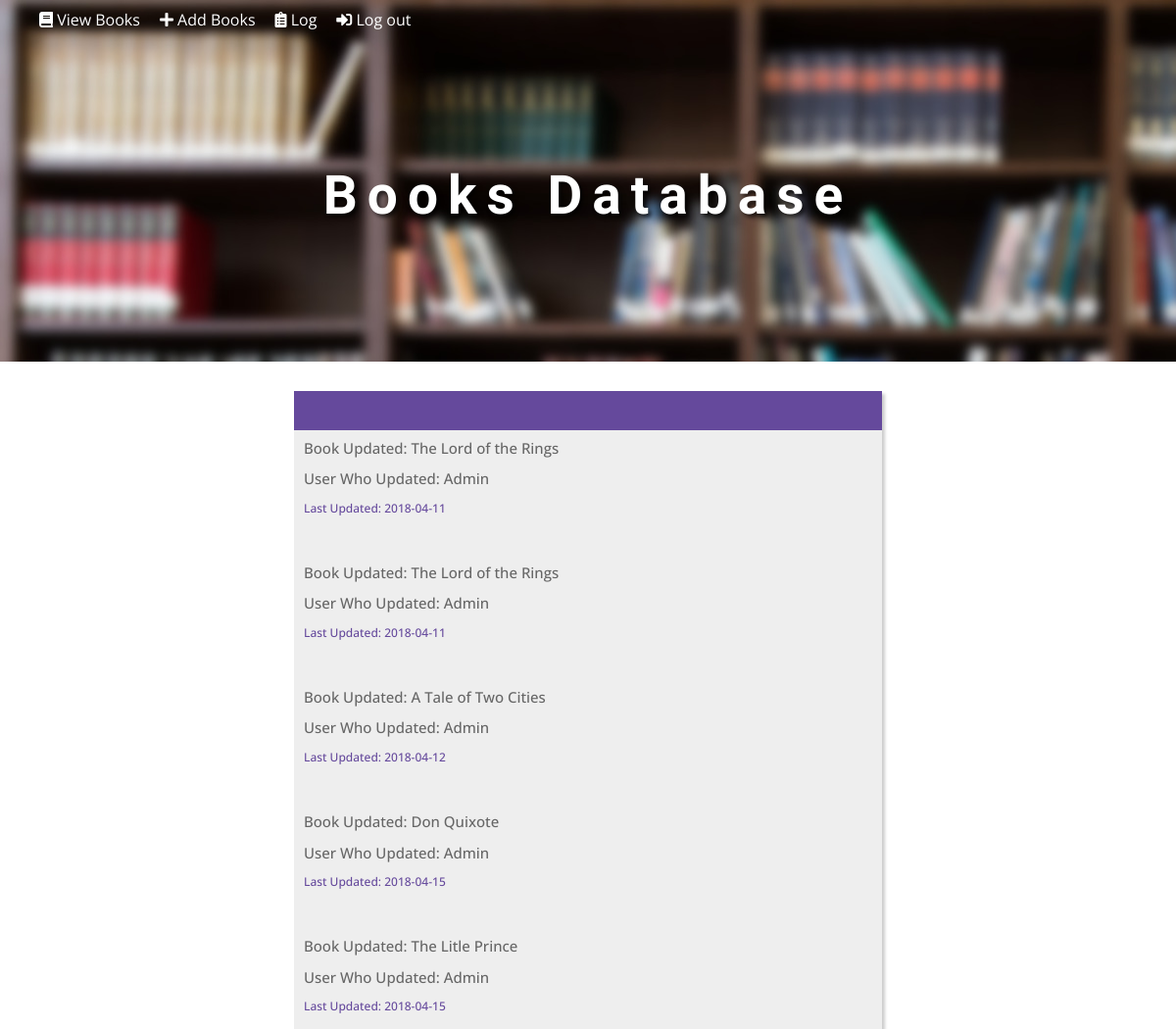
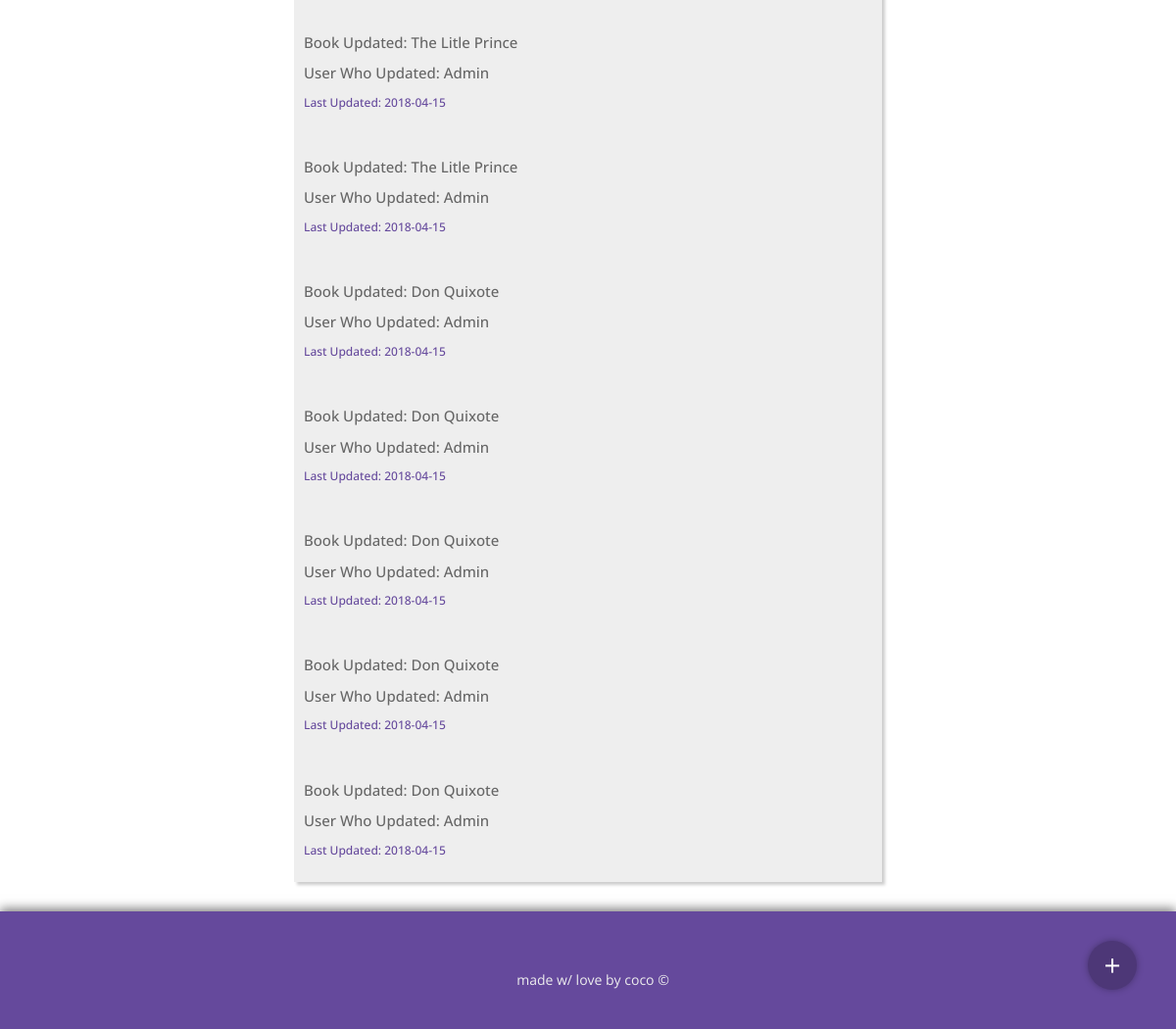
Screenshot of /model/log.php (signed in) with the database file from the repository (2 pictures, top to bottom).
### tables this page shows
CREATE TABLE `update` (
  `UpdateID` int(10) UNSIGNED NOT NULL,
  `BookID` int(10) UNSIGNED NOT NULL,
  `Username` varchar(20) NOT NULL,
  `LastUpdated` date NOT NULL
);

CREATE TABLE `book` (
  `BookID` int(10) UNSIGNED NOT NULL,
  `BookTitle` varchar(255) NOT NULL,
  `OriginalTitle` varchar(255) DEFAULT NULL,
  `YearofPublication` int(4) NOT NULL DEFAULT '0',
  `Genre` varchar(30) NOT NULL,
  `MillionsSold` int(10) UNSIGNED NOT NULL,
  `LanguageWritten` varchar(30) NOT NULL,
  `AuthorID` int(10) UNSIGNED NOT NULL,
  `Cover` varchar(255) DEFAULT NULL
);

### model/log.php (the view, shortened to what this page needs)
<?php
include 'db.php';
include '../view/header.php';
include '../view/navigation.php';
?>
<?php
$log = "select * from `update` inner join book on Book.BookID = `update`.BookID";
$stmt = $conn->prepare($log);
$stmt->execute();
$logresult = $stmt->fetchAll(PDO::FETCH_ASSOC);
?>
<div class="note">
<?php
foreach($logresult as $logrow) {
echo'
<h1>   Book Updated:  ' . $logrow['BookTitle'] . '  </h1>
<h2>  User Who Updated:   ' . $logrow['Username'] . '    				  </h2>
<h3> Last Updated: ' . $logrow['LastUpdated'] . ' </h3><hr>
';
}
?>
</div>
<a href="../view/add.php" title="Add New Book" class="floater">+</a>
<?php
include '../view/footer.php';
?>

### view/style.css (style rules this page uses)
*, a { transition: ease-in-out .2s; }
body { font-family: "Open Sans"; font-weight: 400; }
a, .login .notice a { color: var(--accent); }
.floater { background: var(--darkaccent); color: #fff; font-size: 30px; text-align: center; line-height: 50px; border-radius: 200px; width: 50px; height: 50px; position: fixed; bottom: 40px; right: 40px; box-shadow: 0px 0px 7px rgba(0,0,0,0.3); }
h1, h2, h3 { padding: 5px; margin: 5px; text-align: left; }
h1, h2 { font-size: 15px; color: #666; }
h3 { font-size: 12px; color: var(--accent); }
.note { background: #eee; font-size: 20px; width: 50%; margin: 30px auto; border-top: 40px solid var(--accent); box-shadow: 3px 3px 3px rgba(0,0,0,0.2) }

### rows the page displays
update: BookID.BookTitle "The Lord of the Rings", Username "Admin", LastUpdated "2018-04-11"
update: BookID.BookTitle "The Lord of the Rings", Username "Admin", LastUpdated "2018-04-11"
update: BookID.BookTitle "A Tale of Two Cities", Username "Admin", LastUpdated "2018-04-12"
update: BookID.BookTitle "Don Quixote", Username "Admin", LastUpdated "2018-04-15"
update: BookID.BookTitle "The Litle Prince", Username "Admin", LastUpdated "2018-04-15"
update: BookID.BookTitle "The Litle Prince", Username "Admin", LastUpdated "2018-04-15"
update: BookID.BookTitle "The Litle Prince", Username "Admin", LastUpdated "2018-04-15"
update: BookID.BookTitle "Don Quixote", Username "Admin", LastUpdated "2018-04-15"
update: BookID.BookTitle "Don Quixote", Username "Admin", LastUpdated "2018-04-15"
update: BookID.BookTitle "Don Quixote", Username "Admin", LastUpdated "2018-04-15"
update: BookID.BookTitle "Don Quixote", Username "Admin", LastUpdated "2018-04-15"
update: BookID.BookTitle "Don Quixote", Username "Admin", LastUpdated "2018-04-15"
